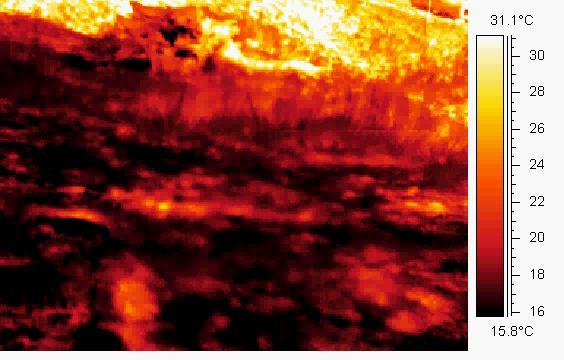
#> input picture Tutorials/Week4/DINGO3_Background.jpg, 564 x 360 px
$ jupyter execute Week4.ipynb
#> lines starting #> are read from the running program, lines starting #| are printed output that depends on the picture; after the words box and inside, x2 and y2 are one past the last pixel; in counts of white or black regions, pixels touching at a corner belong together
[cell 1]
import cv2
import numpy as np
import os
import matplotlib.pyplot as plt

[cell 2]
img = cv2.imread('DINGO3_Background.jpg', cv2.IMREAD_GRAYSCALE)
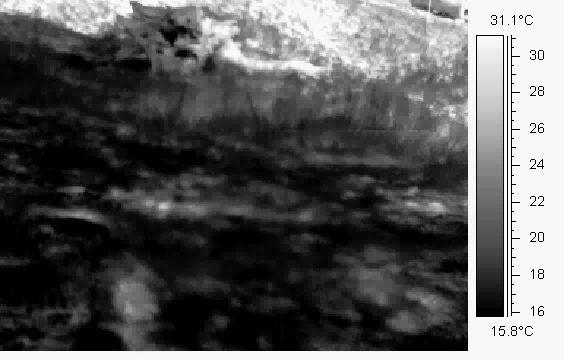
#> img: shape (360, 564); min 0, max 255, mean 89.9
img = cv2.normalize(img, None, 0, 255, cv2.NORM_MINMAX)
print(f"Min difference {np.min(img)}, Max difference {np.max(img)}")
#| Min difference 0, Max difference 255

[cell 3]
input_img = cv2.imread("DINGO3_Frame0.jpg")
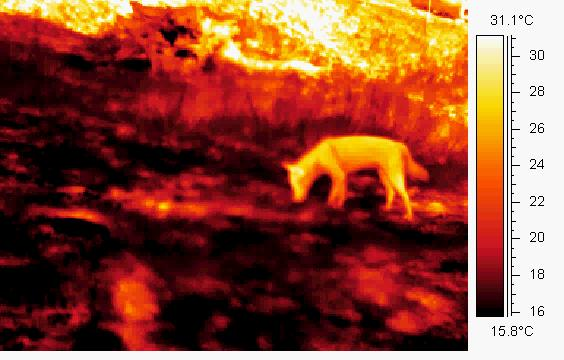
#> input picture Tutorials/Week4/DINGO3_Frame0.jpg, 564 x 360 px
#> input_img is the input picture: shape (360, 564, 3); mean B, G, R 54, 75.4, 142.6
background_img = cv2.imread("DINGO3_Background.jpg")
#> background_img is the input picture: shape (360, 564, 3); mean B, G, R 54.6, 71.8, 139.1

[cell 4]
gray_input = cv2.cvtColor(input_img, cv2.COLOR_BGR2GRAY)
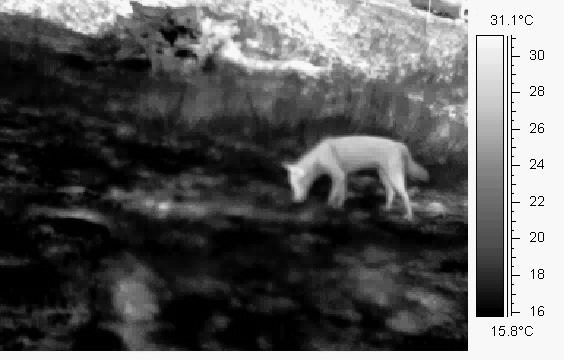
#> gray_input: shape (360, 564); min 0, max 255, mean 93.1
gray_background = cv2.cvtColor(background_img, cv2.COLOR_BGR2GRAY)

[cell 5]
diff_img = cv2.absdiff(gray_input, gray_background)
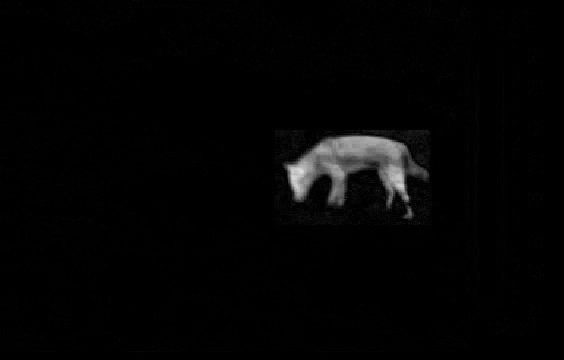
#> diff_img: shape (360, 564); min 0, max 226, mean 4

[cell 6]
threshold_value = 40
_, binary_mask = cv2.threshold(
    diff_img,
    threshold_value,
    255,
    cv2.THRESH_BINARY
)
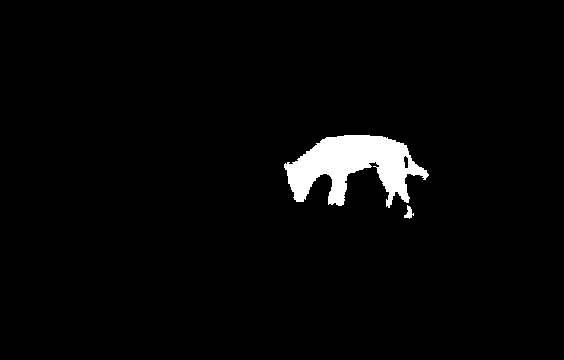
#> binary_mask: shape (360, 564); 2.8% white; 2 white regions, box (x1, y1, x2, y2) and area: (284, 135, 429, 208) 5596, (404, 205, 414, 219) 70

[cell 7]
plt.imshow(binary_mask, cmap='gray')

[cell 8]
kernel = cv2.getStructuringElement(
    cv2.MORPH_RECT, (5, 5))

dialated = cv2.dilate(binary_mask, kernel)
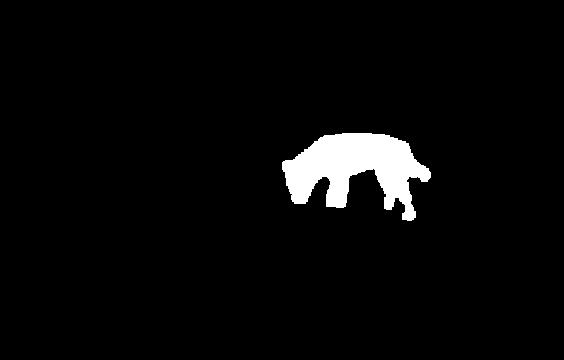
#> dialated: shape (360, 564); 3.5% white; 1 white region, box (x1, y1, x2, y2) and area: (282, 133, 431, 221) 7142
eroded = cv2.erode(dialated, kernel)
#> eroded: shape (360, 564); 2.9% white; 1 white region, box (x1, y1, x2, y2) and area: (284, 135, 429, 219) 5794

clean_mask = cv2.morphologyEx(binary_mask,
                              cv2.MORPH_CLOSE,
                              kernel)

[cell 9]
mask_3ch = cv2.cvtColor(clean_mask, cv2.COLOR_GRAY2BGR) / 255.0
cut_out_img = (input_img * mask_3ch).astype(np.uint8)
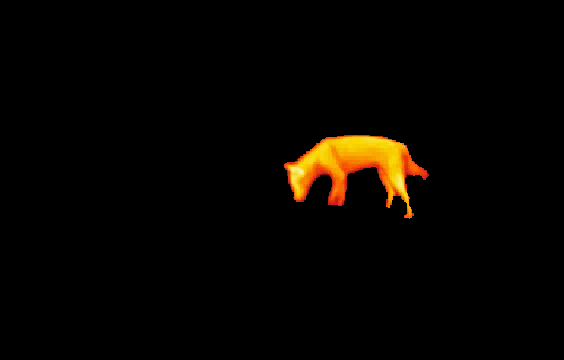
#> cut_out_img: shape (360, 564, 3); mean B, G, R 0.4, 4.1, 6.9

[cell 10]
result = input_img.copy()

for y in range(clean_mask.shape[0]):
    for x in range(clean_mask.shape[1]):
        if clean_mask[y,x] == 0:
            result[y,x] = 0

[cell 11]
def compute_background_subtraced_img(input_img, background_img):
    # Convert to grayscale
    gray_input = cv2.cvtColor(input_img, cv2.COLOR_BGR2GRAY)
    gray_background = cv2.cvtColor(background_img, cv2.COLOR_BGR2GRAY)

    # Compute difference
    diff_img = cv2.absdiff(gray_input, gray_background)

    # Normalisation
    diff_img = cv2.normalize(diff_img, None, 0, 255,
                             cv2.NORM_MINMAX).astype(np.uint8)

    # Thresholding
    _, binary_mask = cv2.threshold(diff_img, 40, 255,
                                   cv2.THRESH_BINARY)

    # Create strucituring element
    kernel = cv2.getStructuringElement(
        cv2.MORPH_RECT, (5, 5))

    # Perform dialation and erosion
    clean_mask = cv2.morphologyEx(
        binary_mask,
        cv2.MORPH_CLOSE,
        kernel
    )

    # Apply the binary mask
    mask_3ch = cv2.cvtColor(clean_mask,
                             cv2.COLOR_GRAY2BGR) / 255.0
    cut_out_img = (input_img * mask_3ch).astype(np.uint8)
    return clean_mask, cut_out_img

[cell 12]
background_img = cv2.imread("DINGO3_Background.jpg")
dingo_img1 = cv2.imread("DINGO3_Frame0.jpg")
dingo_img2 = cv2.imread("DINGO3_Frame477.jpg")
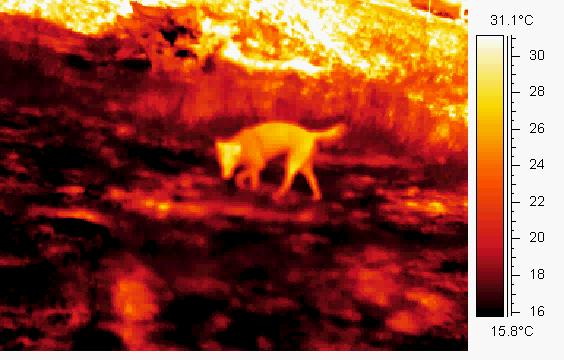
#> input picture Tutorials/Week4/DINGO3_Frame477.jpg, 564 x 360 px
#> dingo_img2 is the input picture: shape (360, 564, 3); mean B, G, R 55.6, 76.6, 146.8

dingo_images = [dingo_img1, dingo_img2]

for i, img in enumerate(dingo_images):

    mask, result = compute_background_subtraced_img(
        img,
        background_img
    )

    plt.figure(figsize=(12, 6))

    plt.subplot(1, 3, 1)
    plt.imshow(img)
    plt.title(f"Image{i+1}")
    plt.axis("off")

    plt.subplot(1, 3, 2)
    plt.imshow(mask, cmap="gray")
    plt.title(f"Mask {i+1}")
    plt.axis("off")

    plt.subplot(1, 3, 3)
    plt.imshow(result)
    plt.title(f"Result {i+1}")
    plt.axis("off")
#> this loop made 2 passes
#> pass 1, in compute_background_subtraced_img, `_, binary_mask = cv2.threshold(diff_img, 40, 255, cv2.THRESH_BINARY)`:
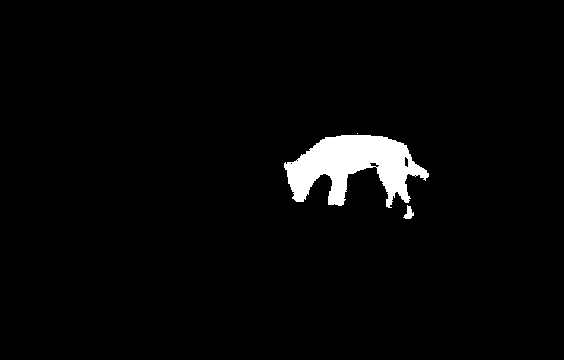
#> binary_mask: shape (360, 564); 2.9% white; 3 white regions (1 under 20 px), largest, box (x1, y1, x2, y2) and area: (284, 135, 429, 208) 5736, (403, 205, 414, 219) 83
#> figure, not shown here; B, G, R data is drawn as R, G, B
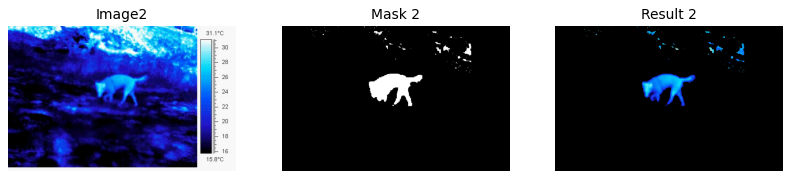
#> figure drawn by matplotlib, 3 panels; B, G, R data is drawn as R, G, B
